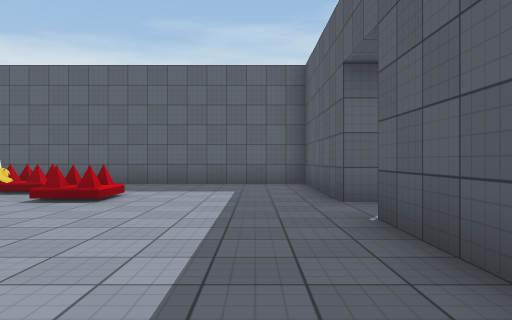
View 1 (above)

14 first-person views from a walk through a scene from a Unity 3-D project. The camera is 1.2 m above the floor, looks level and sees 70° across. Doors are open. The floor is counted in squares, 2 m on a side. Each view is taken from the middle of a square. On the plan, view 1 faces up. The plan holds only what a view shows up to about 10 squares ahead; the rest is blank. The place goes on beyond the plan. The player is left out. Some animated figures are left out. Some surface patterns are stand-ins.

View 2
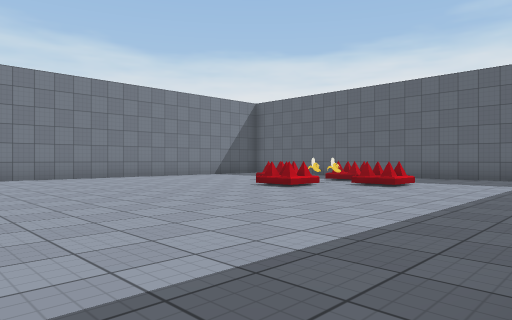

View 3
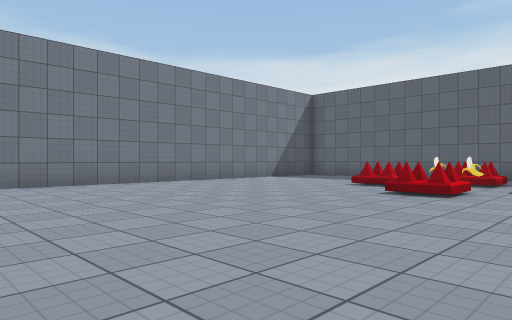

View 4
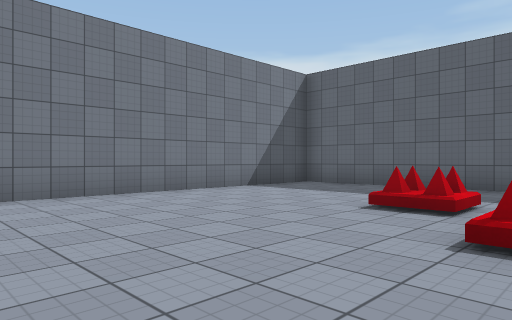

View 5
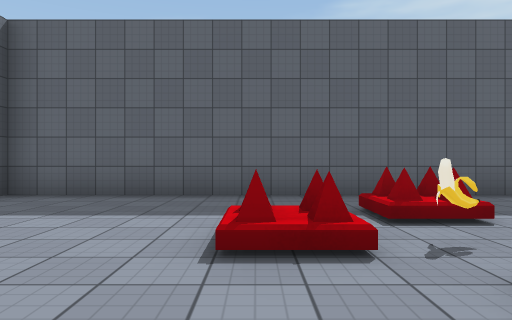

View 6
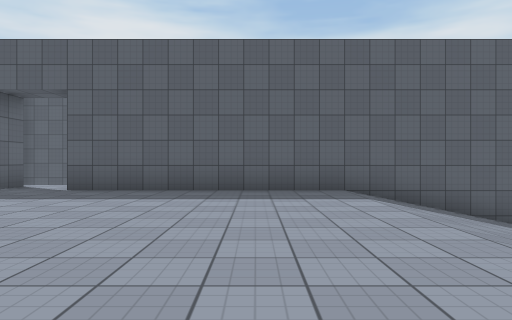

View 7
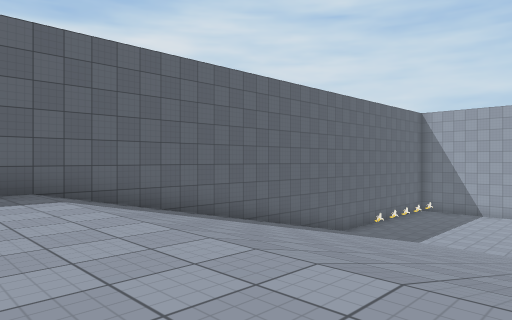

View 8
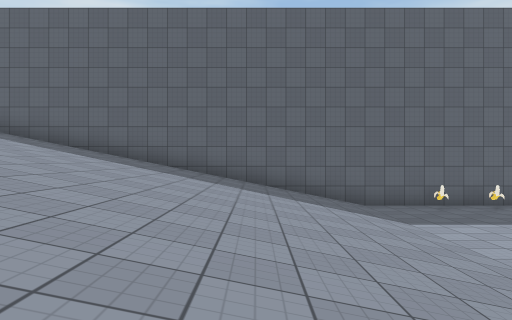

View 9
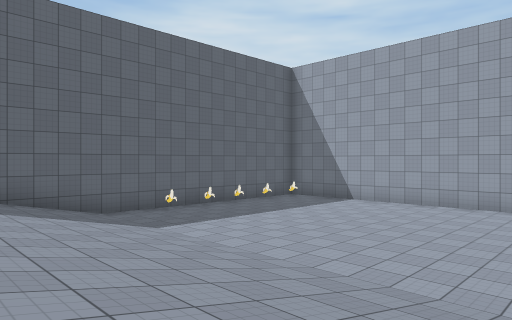

View 10
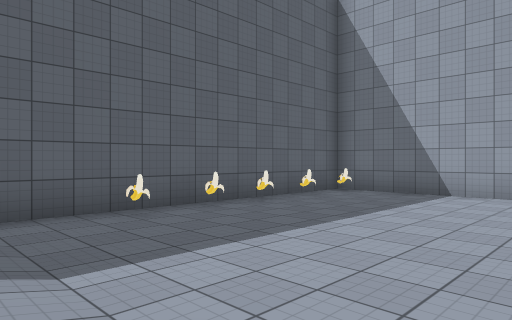

View 11
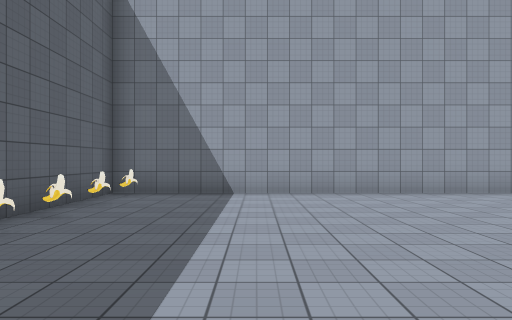

View 12
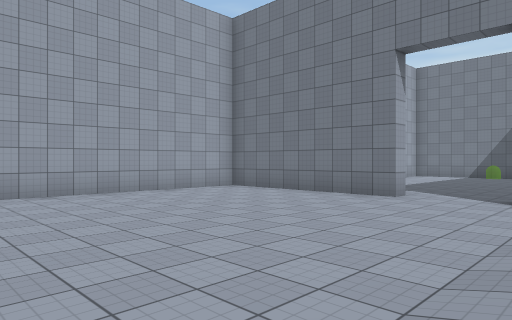

View 13
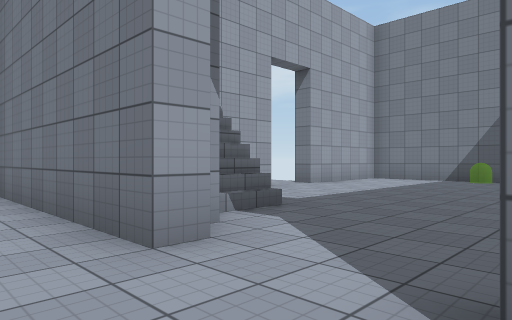

View 14
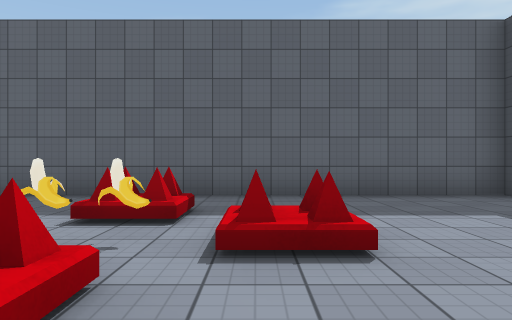

### Floor plan
Key: @ floor where view 1 was taken; # wall or solid block; . main floor; : floor 0.5 m higher than the main floor; - floor 4 m lower than the main floor; / step, stairs or slope; v drop or lower ground; B banana; O other object.
Columns run from 21 left of view 1 to 3 right of it. Each row starts with its distance up from view 1.
 10           ##############
  9           #............#
  8           #............#
  7           #......O.....#
  6           #....:BB//...#
  5           #....../......v
  4           #....../......
  3           #............#
  2           #............#
  1           #............#
  0           #..........@.#
 -1           #............#
 -2                ////////#
 -3                ////////#
 -4                 ///////#
 -5                 ///////#
 -6                 ///////#
 -7                ////////#
 -8              //////////#
 -9              //////////#
-10               /////////#
-11               /////////#
-12           #/-----------#
-13      -----------------B#
-14 #----------------------#
-15   -------/#-----------B#
-16   -------/#-----------B#
-17    ----   #-----------B#
-18     #-#   #------------#
-19           # ----------B#
-20             ############

Positions as (right, up) in squares from view 1, and headings:
1: (0, 0), facing up
2: (1, -2), facing up-left
3: (-2, -2), facing up-left
4: (-4, 1), facing up-left
5: (-6, 3), facing up
6: (-6, 0), facing right
7: (-6, 0), facing down-right
8: (-8, -9), facing right
9: (-8, -8), facing down-right
10: (-4, -11), facing down-right
11: (-2, -11), facing down
12: (-3, -11), facing down-left
13: (-9, -12), facing down-left
14: (-3, 3), facing up
